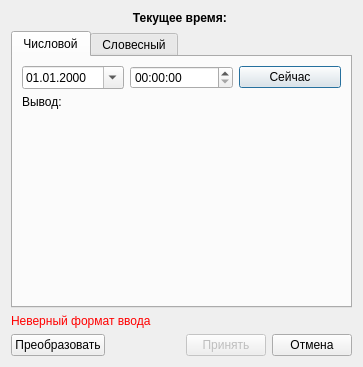
<?xml version="1.0" encoding="UTF-8"?>
<ui version="4.0">
 <class>DateTimeInputDialog</class>
 <widget class="QDialog" name="DateTimeInputDialog">
  <property name="geometry">
   <rect>
    <x>0</x>
    <y>0</y>
    <width>363</width>
    <height>367</height>
   </rect>
  </property>
  <property name="windowTitle">
   <string>Ввод даты и времени</string>
  </property>
  <layout class="QVBoxLayout" name="verticalLayout">
   <item>
    <widget class="QLabel" name="currentTimeLabel">
     <property name="styleSheet">
      <string notr="true">font-weight: bold;</string>
     </property>
     <property name="text">
      <string>Текущее время: </string>
     </property>
     <property name="alignment">
      <set>Qt::AlignmentFlag::AlignCenter</set>
     </property>
     <property name="wordWrap">
      <bool>true</bool>
     </property>
    </widget>
   </item>
   <item>
    <widget class="QTabWidget" name="modeTab">
     <property name="currentIndex">
      <number>0</number>
     </property>
     <widget class="QWidget" name="numericTab">
      <attribute name="title">
       <string>Числовой</string>
      </attribute>
      <layout class="QVBoxLayout" name="numericLayout">
       <item>
        <layout class="QHBoxLayout" name="dateTimeLayout">
         <item>
          <widget class="QDateEdit" name="dateEdit">
           <property name="displayFormat">
            <string>dd.MM.yyyy</string>
           </property>
           <property name="calendarPopup">
            <bool>true</bool>
           </property>
          </widget>
         </item>
         <item>
          <widget class="QTimeEdit" name="timeEdit">
           <property name="displayFormat">
            <string>HH:mm:ss</string>
           </property>
          </widget>
         </item>
         <item>
          <widget class="QPushButton" name="currentTimeButton">
           <property name="text">
            <string>Сейчас</string>
           </property>
          </widget>
         </item>
        </layout>
       </item>
       <item>
        <widget class="QLabel" name="numericOutput">
         <property name="text">
          <string>Вывод: </string>
         </property>
         <property name="alignment">
          <set>Qt::AlignmentFlag::AlignLeading</set>
         </property>
         <property name="wordWrap">
          <bool>true</bool>
         </property>
        </widget>
       </item>
      </layout>
     </widget>
     <widget class="QWidget" name="wordTab">
      <attribute name="title">
       <string>Словесный</string>
      </attribute>
      <layout class="QVBoxLayout" name="wordLayout">
       <item>
        <widget class="QTextEdit" name="wordInput">
         <property name="placeholderText">
          <string>Например: первого января 2025 года 12 часов 30 минут 45 секунд</string>
         </property>
        </widget>
       </item>
       <item>
        <widget class="QLabel" name="wordsOutput">
         <property name="text">
          <string>Вывод: </string>
         </property>
         <property name="alignment">
          <set>Qt::AlignmentFlag::AlignLeading</set>
         </property>
         <property name="wordWrap">
          <bool>true</bool>
         </property>
        </widget>
       </item>
      </layout>
     </widget>
    </widget>
   </item>
   <item>
    <widget class="QLabel" name="errorLabel">
     <property name="visible">
      <bool>false</bool>
     </property>
     <property name="styleSheet">
      <string notr="true">color: red;</string>
     </property>
     <property name="text">
      <string>Неверный формат ввода</string>
     </property>
     <property name="wordWrap">
      <bool>true</bool>
     </property>
    </widget>
   </item>
   <item>
    <layout class="QHBoxLayout" name="buttonLayout">
     <item>
      <widget class="QPushButton" name="convertButton">
       <property name="text">
        <string>Преобразовать</string>
       </property>
      </widget>
     </item>
     <item>
      <spacer name="horizontalSpacer">
       <property name="orientation">
        <enum>Qt::Orientation::Horizontal</enum>
       </property>
       <property name="sizeHint" stdset="0">
        <size>
         <width>40</width>
         <height>20</height>
        </size>
       </property>
      </spacer>
     </item>
     <item>
      <widget class="QPushButton" name="acceptButton">
       <property name="enabled">
        <bool>false</bool>
       </property>
       <property name="text">
        <string>Принять</string>
       </property>
      </widget>
     </item>
     <item>
      <widget class="QPushButton" name="cancelButton">
       <property name="text">
        <string>Отмена</string>
       </property>
      </widget>
     </item>
    </layout>
   </item>
  </layout>
 </widget>
 <resources/>
 <connections/>
</ui>
